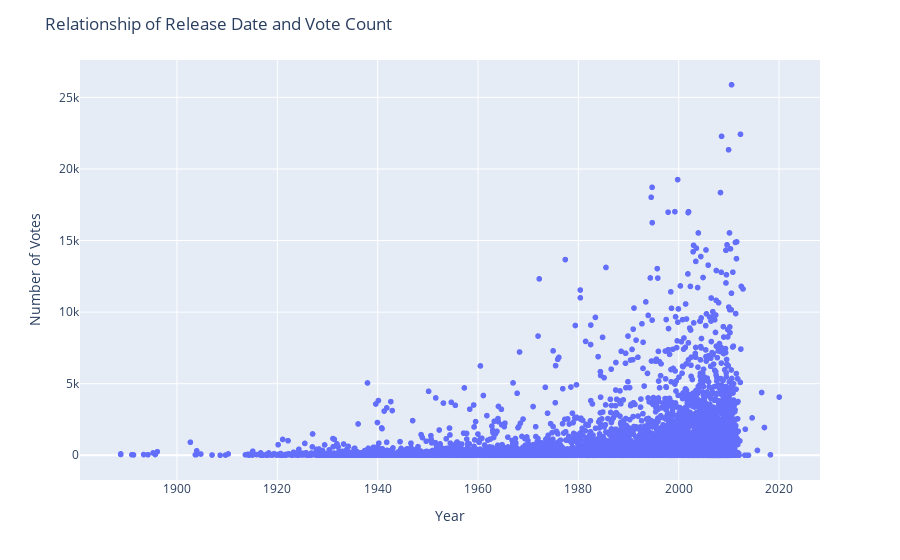

The cell this chart's notebook holds for it:
### Markdown cell above
What's the relationship between a movie's age and ratings

### Code cell
fig = px.scatter(df_1,
                 x="release_date",
                 y="vote_count")
fig.update_layout(title='Relationship of Release Date and Vote Count')
fig.update_yaxes(title_text="Number of Votes")
fig.update_xaxes(title_text="Year")
fig.show()

### Figure 1 — Plotly figure (JSON) as saved in the notebook; plotly's stock layout.template omitted (floating-point values rounded to 4 significant figures; data arrays with more than 128 entries replaced by an {"elided": "..."} marker saying what was removed)
{"data": [{"hovertemplate": "release_date=%{x}<br>vote_count=%{y}<extra></extra>", "legendgroup": "", "marker": {"color": "#636efa", "symbol": "circle"}, "mode": "markers", "name": "", "showlegend": false, "type": "scattergl", "x": {"elided": "17692 str values"}, "xaxis": "x", "y": {"elided": "17692 int values"}, "yaxis": "y"}], "layout": {"legend": {"tracegroupgap": 0}, "margin": {"t": 60}, "title": {"text": "Relationship of Release Date and Vote Count"}, "xaxis": {"anchor": "y", "domain": [0, 1], "title": {"text": "Year"}}, "yaxis": {"anchor": "x", "domain": [0, 1], "title": {"text": "Number of Votes"}}}}
